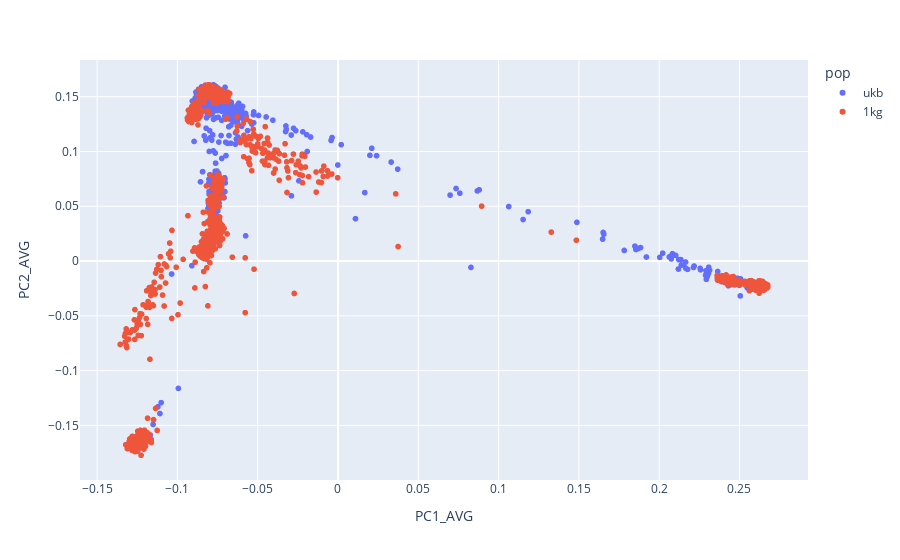

Notebook cell for this chart:
### Code cell
px.scatter(df, x='PC1_AVG', y='PC2_AVG', color='pop')

### Figure 1 — Plotly figure (JSON) as saved in the notebook; plotly's stock layout.template omitted (floating-point values rounded to 4 significant figures; data arrays with more than 128 entries replaced by an {"elided": "..."} marker saying what was removed)
{"data": [{"hovertemplate": "pop=ukb<br>PC1_AVG=%{x}<br>PC2_AVG=%{y}<extra></extra>", "legendgroup": "ukb", "marker": {"color": "#636efa", "symbol": "circle"}, "mode": "markers", "name": "ukb", "showlegend": true, "type": "scattergl", "x": {"elided": "4884 float values"}, "xaxis": "x", "y": {"elided": "4884 float values"}, "yaxis": "y"}, {"hovertemplate": "pop=1kg<br>PC1_AVG=%{x}<br>PC2_AVG=%{y}<extra></extra>", "legendgroup": "1kg", "marker": {"color": "#EF553B", "symbol": "circle"}, "mode": "markers", "name": "1kg", "showlegend": true, "type": "scattergl", "x": {"elided": "1438 float values"}, "xaxis": "x", "y": {"elided": "1438 float values"}, "yaxis": "y"}], "layout": {"legend": {"title": {"text": "pop"}, "tracegroupgap": 0}, "margin": {"t": 60}, "xaxis": {"anchor": "y", "domain": [0, 1], "title": {"text": "PC1_AVG"}}, "yaxis": {"anchor": "x", "domain": [0, 1], "title": {"text": "PC2_AVG"}}}}
